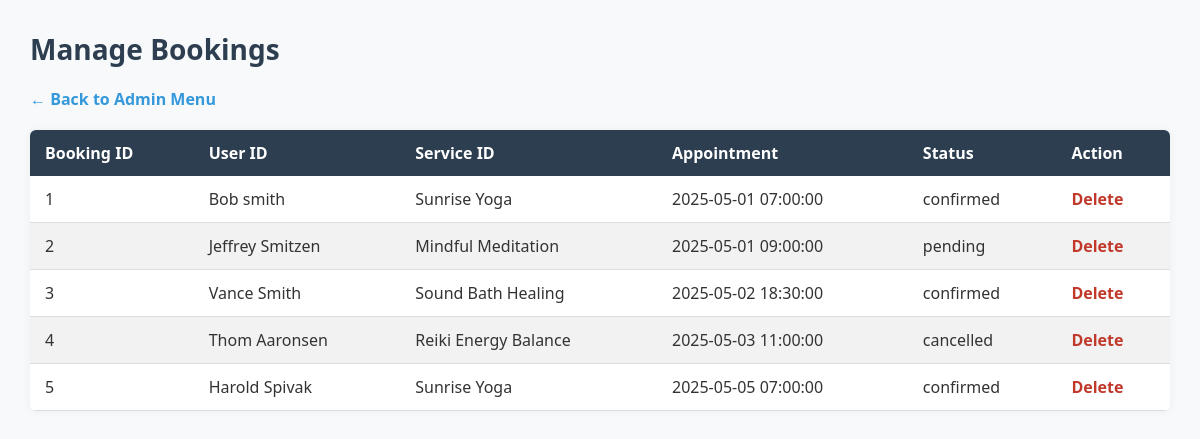
/app/views/admin/manage_booking.php (signed in), run on the app's committed database.
### tables this page shows
CREATE TABLE bookings (
    booking_id INT NOT NULL AUTO_INCREMENT PRIMARY KEY,
    user_id INT NOT NULL,
    service_id INT NOT NULL,
    session_id INT NOT NULL,
    appointment_datetime DATETIME NOT NULL,
    status ENUM('pending', 'confirmed', 'cancelled') DEFAULT 'pending' NOT NULL,
    FOREIGN KEY (user_id) REFERENCES users(user_id), 
    FOREIGN KEY (service_id) REFERENCES services(service_id),
    FOREIGN KEY (session_id) REFERENCES sessions(session_id)
);

CREATE TABLE users (
    user_id INT AUTO_INCREMENT PRIMARY KEY,
    firstName VARCHAR(50) NOT NULL, 
    lastName VARCHAR(50) NOT NULL,
    address VARCHAR(50) NOT NULL,
    city VARCHAR(50) NOT NULL,
    phone VARCHAR(20) NOT NULL,  
    email VARCHAR(100)  NOT NULL UNIQUE,  
    password VARCHAR(255) NOT NULL, 
    role ENUM('user', 'admin') DEFAULT 'user'
);

CREATE TABLE services (
    service_id INT AUTO_INCREMENT PRIMARY KEY,
    title VARCHAR(100) NOT NULL, 
    description TEXT NOT NULL,
    category ENUM('yoga', 'meditation', 'sound_bath', 'reiki') NOT NULL,
    duration INT NOT NULL,  
    price DECIMAL(6,2) NOT NULL
);

### app/models/booking.php (called while the page is built, shortened)
<?php
function getAllBookings($db) {
    $query = "
        SELECT b.booking_id, u.firstName, u.lastName, s.title, b.appointment_datetime, b.status
        FROM bookings b
        JOIN users u ON b.user_id = u.user_id
        JOIN services s ON b.service_id = s.service_id
        ORDER BY b.appointment_datetime;
    ";
    $stmt = $db->query($query);
    return $stmt->fetchAll(PDO::FETCH_ASSOC);
}
?>

### app/views/admin/manage_booking.php (the view, shortened to what this page needs)
<?php
require_once('../../../config/database.php');
require_once('../../models/booking.php');
$bookings = getAllBookings($db);
?>
<!DOCTYPE html>
<html lang="en">
<head>
    <link rel="stylesheet" href="../../../public/css/main.css">
</head>
<body class="admin-body">
    <h1 class="page-title">Manage Bookings</h1>
    <a href="admin_menu.php" class="back-link">← Back to Admin Menu</a>
    <table class="services-table">
        <thead>
            <tr>
                <th>Booking ID</th>
                <th>User ID</th>
                <th>Service ID</th>
                <th>Appointment</th>
                <th>Status</th>
                <th>Action</th>
            </tr>
        </thead>
        <tbody>
            <?php foreach ($bookings as $booking): ?>
                <tr>
                    <td><?= $booking['booking_id'] ?></td>
                    <td><?= $booking['firstName'] . ' ' . $booking['lastName'] ?></td>
                    <td><?= $booking['title'] ?></td>
                    <td><?= $booking['appointment_datetime'] ?></td>
                    <td><?= $booking['status'] ?></td>
                    <td>
                        <a class="action-link delete" href="../../controllers/booking_controller.php?action=delete&id=<?= $booking['booking_id'] ?>" onclick="return confirm('Are you sure you want to delete this booking?')">Delete</a>
                    </td>
                </tr>
            <?php endforeach; ?>
        </tbody>
    </table>
</body>
</html>

### public/css/main.css (style rules this page uses)
* { margin: 0; padding: 0; box-sizing: border-box; }
body { font-family: Arial, sans-serif; background-color: #f1f5f8; color: #333; display: flex; flex-direction: column; min-height: 100vh; }
.admin-body { font-family: 'Segoe UI', Tahoma, Geneva, Verdana, sans-serif; padding: 30px; background-color: #f7f9fb; color: #333; }
.page-title { font-size: 28px; color: #2c3e50; margin-bottom: 20px; }
.back-link { display: inline-block; margin-bottom: 20px; text-decoration: none; color: #3498db; font-weight: bold; }
.services-table { width: 100%; border-collapse: collapse; background-color: #ffffff; box-shadow: 0 0 10px rgba(0, 0, 0, 0.05); border-radius: 6px; overflow: hidden; }
.services-table th { background-color: #2c3e50; color: white; padding: 12px 15px; text-align: left; }
.services-table td { padding: 12px 15px; border-bottom: 1px solid #ddd; }
.services-table tr:nth-child(even) { background-color: #f2f2f2; }
.action-link { color: #2980b9; text-decoration: none; font-weight: bold; }
.action-link.delete { color: #c0392b; }

### data on the page
bookings: booking_id "1", user.firstName "Bob", user.lastName "smith", service.title "Sunrise Yoga", appointment_datetime "2025-05-01 07:00:00", status "confirmed"
bookings: booking_id "2", user.firstName "Jeffrey", user.lastName "Smitzen", service.title "Mindful Meditation", appointment_datetime "2025-05-01 09:00:00", status "pending"
bookings: booking_id "3", user.firstName "Vance", user.lastName "Smith", service.title "Sound Bath Healing", appointment_datetime "2025-05-02 18:30:00", status "confirmed"
bookings: booking_id "4", user.firstName "Thom", user.lastName "Aaronsen", service.title "Reiki Energy Balance", appointment_datetime "2025-05-03 11:00:00", status "cancelled"
bookings: booking_id "5", user.firstName "Harold", user.lastName "Spivak", service.title "Sunrise Yoga", appointment_datetime "2025-05-05 07:00:00", status "confirmed"
